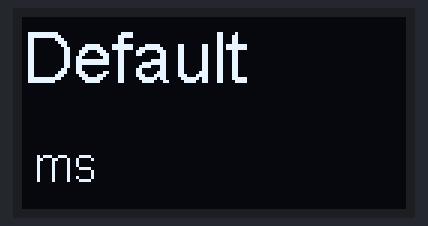
Recording of a sketch running on a simulated ESP8266 (NodeMCU). On the bench: 128×64 one-colour display.

Above: at 0.1 s.

The sketch:

base.ino
```cpp
#include "SSD1306.h" // alias for `#include "SSD1306Wire.h"`

#include "programs.h"


SSD1306  display(0x3c, 5, 4);
Program programs[1];
int active_program = 0;
int frame_duration = 1337;
int time_since_frameupdate = millis();


void setup() {
  // Initialize display
  display.init();
  display.flipScreenVertically();
  display.setFont(ArialMT_Plain_24);

  // Init programs
  programs[0] = Rainbow();
  programs[0].init();
}

void drawDisplay() {
  display.setTextAlignment(TEXT_ALIGN_LEFT);
  display.setFont(ArialMT_Plain_24);
  display.drawString(0, 0, programs[active_program].name);
  display.setFont(ArialMT_Plain_16);
  String var = "S: " + frame_duration;
  var = var + " ms";
  display.drawString(0, 40, var);
}

void loop() {
  // Update frame if necessary
  if (millis() - time_since_frameupdate > frame_duration) {
    // Update frame
    time_since_frameupdate = millis();
    programs[active_program].step();
  }

  // Detect input to see if variables need updating

  // Update display
  display.clear();
  drawDisplay();
  display.display();
  delay(10);
}
```

programs.cpp
```cpp
#include "programs.h"

void Program::init() {
  // To be overriden
  name = "Default";
}

void Program::step() {
  // To be overriden
}

void Rainbow::init() {
  name = "Rainbow";
}

void Rainbow::step() {

}
```

programs.h
```cpp
#include <WString.h>


class Program {
  public:
    String name;
    void init();
    void step();
};

class Rainbow: public Program {
  public:
    void init();
    void step();
};
```
